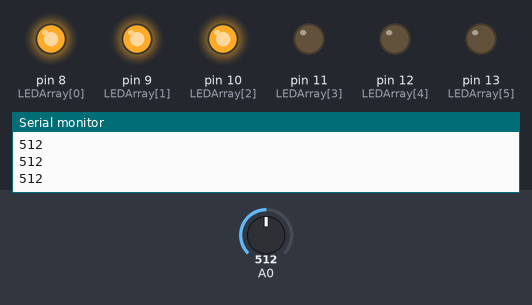
The sketch below on a simulated Arduino Uno, built with avr-gcc and run on an emulated ATmega328P. Shown: output pins drawn as LEDs (lit = HIGH), the last lines printed to the serial monitor. Inputs (shaded band) come from the test bench; at power-on: A0 = 512.

Above: at 1.3 s.
1.4 s: A0 set to 122
At 1.7 s:
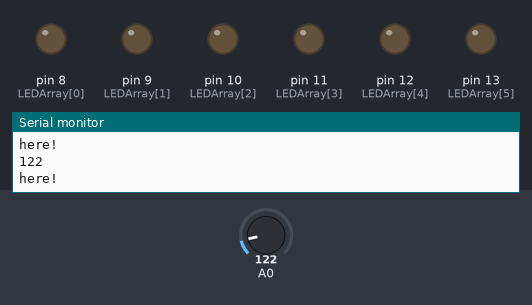
2.9 s: A0 set to 306
At 4.1 s:
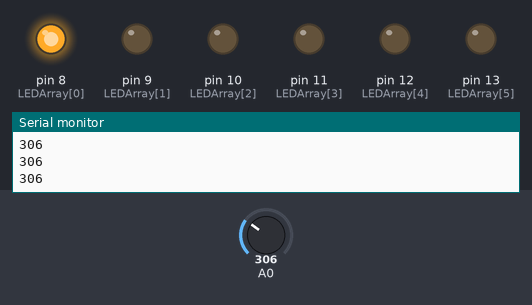
4.4 s: A0 set to 716
At 5.0 s:
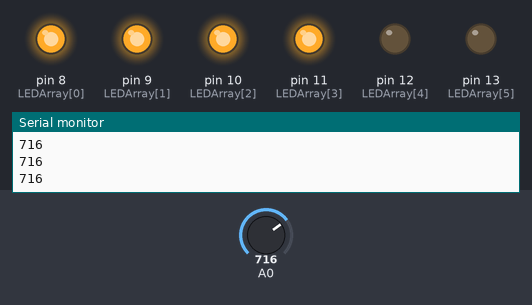
5.9 s: A0 set to 900
At 7.1 s:
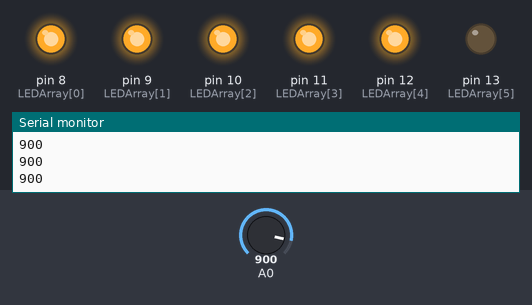
7.4 s: A0 set to 977
8.9 s: A0 set to 1012
At 9.6 s:
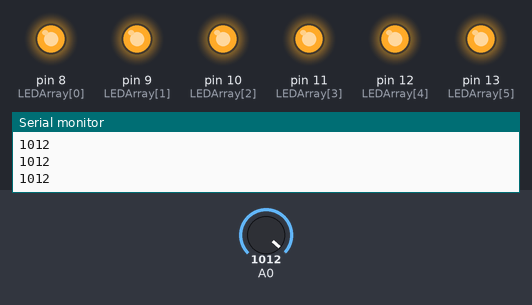
Timing chart, 0 to 11.4 s (numbered marks = the images above; inputs shaded):
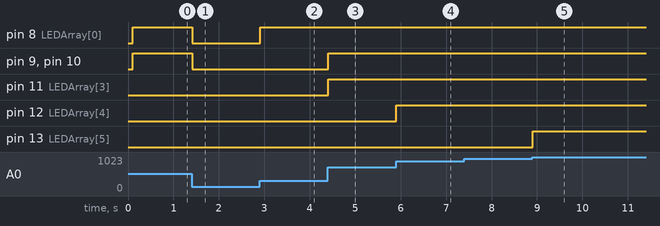

The sketch:

Sound_Sensor_LED_Array.ino
```cpp
/**
 * Sound Sensor LED Array
 * Author: Kenny Blake
 * Version: 0.0.1
 *
 * The following code takes analog input from a KY-037 Sound board module,
 * it then translate that input into led's turning on and off in an array.
 */

//Pin Declarations
const int LEDArray [6] = {8, 9, 10, 11, 12, 13};
const int SoundBoardDigitalPin = 3;
int currVal = 0;

/**
 * Changes the state of the led's in the array, up to index index, to HIGH if state is true, and low if state is false, and changes the rest of them to be LOW.
 * @param index (int):   The index of the LED in the array. (For example, 0 -> 8, 1 -> 9, 2 -> 10)
 * @param state    (bool):  Whether we want to have them change to on or off. true for on, false for off.
 *
 */
void changeState(int index, bool state)
{
    //Turns on the leds up to index.
    //Example: if index = 2, it will turn on 0, 1, 2 LED.
    for (int i = 0; i < index; i++)
    {
      if (state)
      {
        digitalWrite(LEDArray[i], HIGH);
      }
      else
      {
        digitalWrite(LEDArray[i], LOW);
      }
    }

    //Turns off the leds WITHIN THE BOUNDS OF THE SIZE OF THE ARRAY, past the index.
    //Example: if index is 2, it will turn off 3, 4, 5.
    for (int i = index; i < 7; i++)
    {
      digitalWrite(LEDArray[i], LOW);
    }
}


//Runs once when the code first gets to the arduino/the arduino resets.
void setup() {

  //Begins serial communication with a baud rate of 9600
  Serial.begin(9600);
  //Sets all the LED pins in the array to be OUTPUT.
  for (int i : LEDArray)
  {
    pinMode(i, OUTPUT);
  }

  //Sets the Soundboards Digital pin, or D0, to be INPUT.
  pinMode(SoundBoardDigitalPin, INPUT);
  delay(100);
}


//Runs repeatedly
void loop() {
  currVal = analogRead(A0);
  Serial.println(currVal);

  if (currVal < 1000/6) {
    Serial.println("here!");
    changeState(6, false);
  }
  else if (currVal > (1000/6) && currVal < (2* (1000/6)))
  {
    changeState(1, true);
  }
  else if (currVal > (2* (1000/6)) && currVal < (3* (1000/6)))
  {
    changeState(2, true);
  }
  else if (currVal > (3* (1000/6)) && currVal < (4* (1000/6)))
  {
    changeState(3, true);
  }
  else if (currVal > (4* (1000/6)) && currVal < (5* (1000/6)))
  {
    changeState(4, true);
  }
  else if (currVal > (5* (1000/6)) && currVal < (6* (1000/6)))
  {
    changeState(5, true);
  }
  else
  {
    changeState(6, true);
  }
}
```

Measured:
- the behaviour switches between 995 and 996 on A0 (found by bisection; images 4 and 5)
- after the input at 1.4 s, pin 8 (LEDArray[0]), pin 9 (LEDArray[1]), pin 10 (LEDArray[2]): HIGH → LOW at once
- after the input at 2.9 s, pin 8 (LEDArray[0]): LOW → HIGH at once
- after the input at 4.4 s, pin 9 (LEDArray[1]), pin 10 (LEDArray[2]), pin 11 (LEDArray[3]): LOW → HIGH at once
- after the input at 5.9 s, pin 12 (LEDArray[4]): LOW → HIGH at once
- after the input at 8.9 s, pin 13 (LEDArray[5]): LOW → HIGH at once
